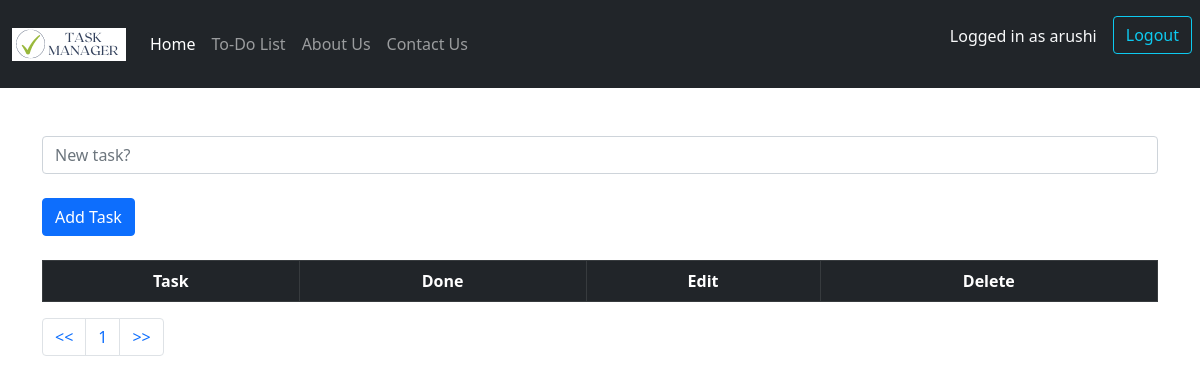
Page /task/ (signed in) on the earlier database version.
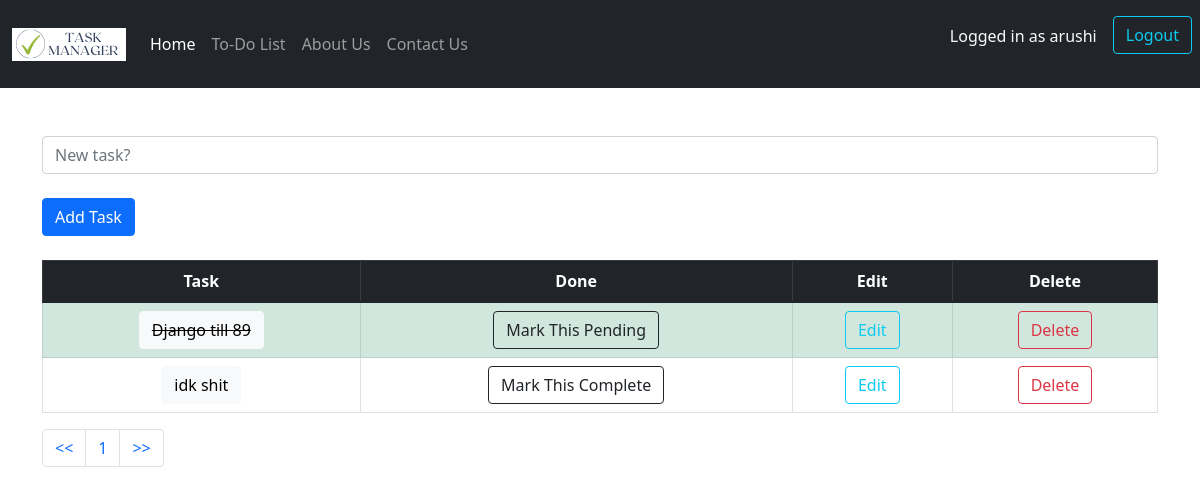
Same page on the later database version.
### todolist/models.py (models this page shows, shortened)
class TaskList(models.Model):
    manager=models.ForeignKey(User, on_delete=models.CASCADE, default=None)
    task=models.CharField(max_length=300)
    done=models.BooleanField(default=False)

### todolist/views.py (the view)
# urls.py: path('task/', include('todolist.urls')),
@login_required
def todolist(request):
    if request.method == 'POST':
        form = TaskForm(request.POST or None)
        if form.is_valid():
            form.save(commit=False).manager=request.user
            form.save()
        messages.success(request, "New Task Added!")
        return redirect('todolist')
    else:
        tasks = TaskList.objects.filter(manager=request.user)
        paginator=Paginator(tasks,5)
        page=request.GET.get('pg')
        tasks=paginator.get_page(page)
        return render(request, 'todolist.html', {'tasks': tasks})

### todolist/templates/todolist.html (shortened to what this page needs)
{% extends 'base.html' %} {% block title%} <title>Task Manager</title> {%endblock title %} {% block content %}
<br />
<div class="container">
  <br />
  <form method="POST">
    <div class="form-group">
      <input
        type="text"
        class="form-control"
        name="task"
        placeholder="New task?"
      />
    </div>
    <br />
    <button type="submit" class="btn btn-primary">Add Task</button>
  </form>
  <br />
  <table class="table table-bordered text-center">
    <thead>
      <tr class="table-dark">
        <th scope="col">Task</th>
        <th scope="col">Done</th>
        <th scope="col">Edit</th>
        <th scope="col">Delete</th>
      </tr>
    </thead>
    <tbody>
      {%if tasks%} {% for obj in tasks %} {%if obj.done%}
      <tr class="table-success">
        <td><button type="button" class="btn btn-light"><del>{{obj.task}}</del></button></td>
        <td><a href="{% url 'pending_task' obj.id %}"><button type="button" class="btn btn-outline-dark">Mark This Pending</button></a></td>
        <td><a href="{% url 'edit_task' obj.id %}"><button type="button" class="btn btn-outline-info">Edit</button></a></td>
        <td><a href="{% url 'delete_task' obj.id %}"><button type="button" class="btn btn-outline-danger">Delete</button></a></td>
      </tr>
      {%else %}
      <tr>
        <td><button type="button" class="btn btn-light">{{obj.task}}</button></td>
        <td>
          <a href="{% url 'complete_task' obj.id %}"><button type="button" class="btn btn-outline-dark">Mark This Complete</button></a>
        </td>
        <td><a href="{% url 'edit_task' obj.id %}"><button type="button" class="btn btn-outline-info">Edit</button></a></td>
        <td><a href="{% url 'delete_task' obj.id %}"><button type="button" class="btn btn-outline-danger">Delete</button></a></td>
      </tr>
      {%endif %} {%endfor %} {%endif %}
    </tbody>
  </table>
  <nav aria-label="...">
    <ul class="pagination">
      <li class="page-item"> <a class="page-link" href="?pg=1"><<</a> </li>
      <li class="page-item"><a class="page-link" href="?pg={{tasks.number}}">{{tasks.number}}</a></li>
      <li class="page-item"> <a class="page-link" href="?pg={{tasks.paginator.num_pages}}">>></a>
      </li>
    </ul>
  </nav>
</div>
{% endblock content%}

### templates/base.html (shortened to what this page needs)
{%load static%}
<!doctype html>
<html lang="en">
  <head>
    <link href="https://cdn.jsdelivr.net/npm/bootstrap@5.1.3/dist/css/bootstrap.min.css" rel="stylesheet">
    <nav class="navbar navbar-expand-lg navbar-dark bg-dark">
        <div class="container-fluid">
          <a class="navbar-brand" href="{% url 'index' %}"><img src="{% static 'images/logo.png' %}" alt="TaskManager"></a>
          <div class="collapse navbar-collapse" id="navbarNav">
            <ul class="navbar-nav">
              <li class="nav-item">
                <a class="nav-link active" href="{% url 'index' %}">Home</a>
              </li>
              <li class="nav-item">
                <a class="nav-link" href="{% url 'todolist' %}">To-Do List</a>
              </li>
              <li class="nav-item">
                <a class="nav-link" href="{% url 'about' %}">About Us</a>
              </li>
              <li class="nav-item">
                <a class="nav-link" href="{% url 'contact' %}">Contact Us</a>
              </li>
            </div>
        </div>
        {% if user.is_authenticated %}
              <div class="d-flex my-2 my-lg-0">
                <p class="text-light bg-dark p-3 text-nowrap bd-highlight "> Logged in as {{ user.username }}</p>
                <a href="{% url 'logout' %}"><button class="btn btn-outline-info mt-2 me-2" type="submit">Logout</button></a>
        {%else %}
        <a href="{% url 'login' %}"><button class="btn btn-outline-success mt-2 me-2" type="submit">Login</button></a>
        <a href="{% url 'register' %}"><button class="btn btn-outline-primary mt-2 me-2" type="submit">Register</button></a>
        {% endif %}
      </nav>
  </head>
  <body>
      {% block content %}{% endblock content%}
  </body>
</html>

Differences in the rows shown:
now on this page (row edited): TaskList: task "Django till 89"
now on this page (row edited): TaskList: task "idk shit"
